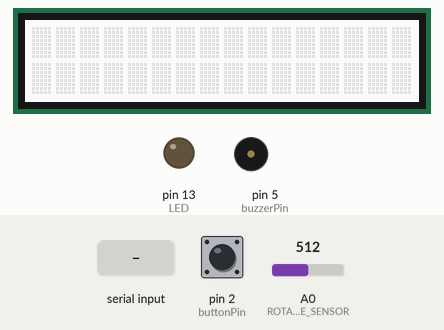
Recording of a sketch running on a simulated Arduino Uno, built with avr-gcc and run on an emulated ATmega328P. Shown: 16×2 character LCD, output pins drawn as LEDs (lit = HIGH), buzzer (waves = sounding, pin HIGH). The inputs (shaded band) are chosen by the test bench; at power-on: pin 2 (buttonPin) HIGH, A0 (ROTARY_ANGLE_SENSOR) = 512. What the sketch prints to the serial monitor is not drawn.

Above: at 1.2 s.
1.3 s: "Group 1\n" received over Serial
At 2.64 s:
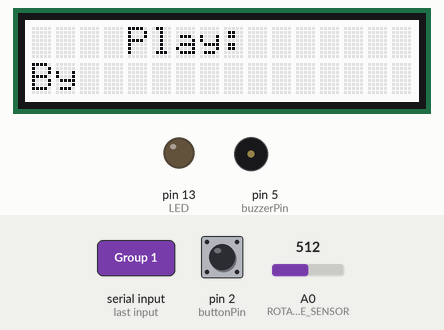
4.3 s: pin 2 (buttonPin) pulled LOW for 1 s
6.8 s: A0 (ROTARY_ANGLE_SENSOR) set to 140
At 8.5 s:
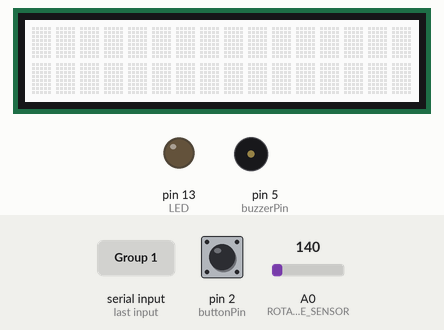
9.8 s: A0 (ROTARY_ANGLE_SENSOR) set to 180
At 11.47 s:
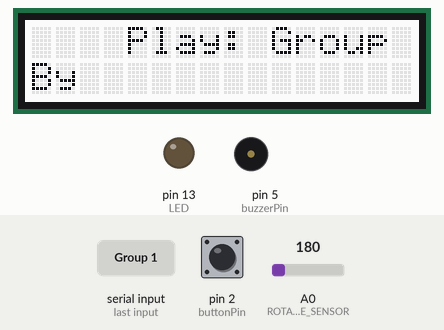
12.8 s: pin 2 (buttonPin) pulled LOW for 3.2 s
17.5 s: A0 (ROTARY_ANGLE_SENSOR) set to 122
At 21.88 s:
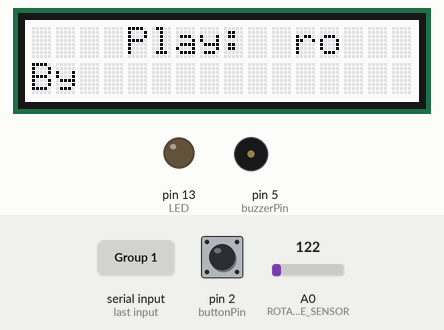
Timing chart, 0 to 23.4 s (numbered marks = the images above; inputs shaded):
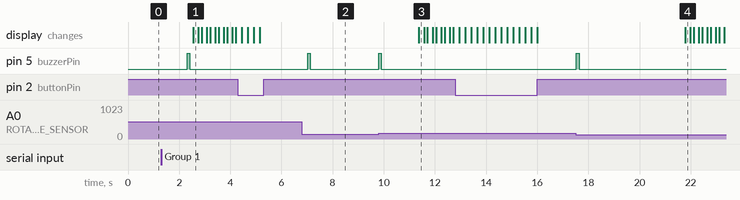

The sketch:

spotifyJukebox.ino
```cpp
#include <Wire.h>
#include "rgb_lcd.h"
#define ROTARY_ANGLE_SENSOR A0
#define LED 13  //the Grove - LED is connected to PWM pin D3 of Arduino
#define ADC_REF 5 //reference voltage of ADC is 5v.If the Vcc switch on the seeeduino
                    //board switches to 3V3, the ADC_REF should be 3.3
#define GROVE_VCC 5 //VCC of the grove interface is normally 5v
#define FULL_ANGLE 300 //full value of the rotary angle is 300 degrees

//////
const int buzzerPin = 5;  // Replace with the actual pin number for your buzzer
int previousGroup = -1;   // Initialize previousGroup to an out-of-range value
//////
const int buttonPin = 2;  // Replace with the actual pin number where your button is connected
const int bufferSize = 64;  // Maximum size of the input buffer
char inputBuffer[bufferSize];  // Buffer to store incoming characters
String receivedString = "";  // String to store the received message
boolean newData = false;
rgb_lcd lcd;
const int numRows = 6;  // Number of rows
const int numCols = 2;  // Number of columns
int rotateNum;
//String inputString = "The Box, Roddy Ricch, Box Fan Rest Sound, Fan Sounds,Box Fan Sound,Tmsoft’s White Noise Sleep Sounds,10 Hour Box Fan (No Distractions),Big Fan,Box of Rain - 2013 Remaster,Grateful Dead,Box #10,Jim Croce";  // Replace this with your comma-separated string
String inputString = "";
String myArray[numRows][numCols];
 int doThis= 1;
void setup() {
  lcd.begin(16, 2);
  Serial.begin(9600); // start the serial port at 9600 baud
  pinMode(buttonPin, INPUT_PULLUP);  // Set the button pin as an input with internal pull-up resistor

    pinMode(ROTARY_ANGLE_SENSOR, INPUT);
      pinMode(LED,OUTPUT);

     pinMode(buzzerPin, OUTPUT);

}


void loop() {

//get text

if (doThis == 1) {
   if (Serial.available()) {
     inputString = Serial.readString();

        doThis=2;
    parseCSV(inputString);
   // Serial.println(inputString);
    }
}

if (doThis==2 ){

   //Serial.println(doThis);

   //String input = Serial.read();
  //songText = input;

rotateNum = rotat(rotateNum);
      // Define the text to be scrolled in the first row
//  String songText = "Now Playing: list";
  //String artistText = "Artist: You ;) ";

 String songText = myArray[rotateNum-1][0];
String artistText = myArray[rotateNum-1][1];

//songText += "    Now playing: ";
songText= "    Play: " + songText;
//


artistText = "By " + artistText;


  // Calculate the length of the longer text (either songText or artistText)
  int maxTextLength = max(songText.length(), artistText.length());

  // Loop to scroll both texts from right to left
  for (int i = 0; i <= maxTextLength + 16; i++) {
    lcd.clear();


rotateNum = rotat(rotateNum);

  if (digitalRead(buttonPin) == HIGH) {
 //   Serial.println("boop");
    Serial.println(rotateNum);  // Send "1" to the serial console
    delay(100);  // Add a delay to debounce the button (adjust as needed)
  }

    // Display the first row (songText)
    lcd.setCursor(0, 0);
    for (int j = 0; j < 16; j++) {
      int charIndex = i + j;
      if (charIndex >= 0 && charIndex < songText.length()) {
        lcd.print(songText[charIndex]);
      } else {
        lcd.print(" ");
      }
    }

    // Display the second row (artistText)
    lcd.setCursor(0, 1);
    for (int j = 0; j < 16; j++) {
      int charIndex = i + j;
      if (charIndex >= 0 && charIndex < artistText.length()) {
        lcd.print(artistText[charIndex]);
      } else {
        lcd.print(" ");
      }
    }

    // Delay to control the scrolling speed
    delay(200);
  }
}

}

void parseCSV(String csvString) {
  int row = 0;
  int col = 0;

  // Split the input string into tokens using the comma as the delimiter
  char *token = strtok(const_cast<char*>(csvString.c_str()), ",");

  while (token != NULL && row < numRows) {
    // Store the token in the 2D array
    myArray[row][col] = String(token);

    // Move to the next column
    col++;

    // If we have reached the end of a row, move to the next row and reset the column counter
    if (col == numCols) {
      col = 0;
      row++;
    }

    // Get the next token
    token = strtok(NULL, ",");
  }

  // Print the 2D array to verify the values
  for (int i = 0; i < numRows; i++) {
    for (int j = 0; j < numCols; j++) {
     // Serial.print(myArray[i][j]);
     // Serial.print('\t');  // Add a tab for formatting
    }
  //  Serial.println();  // Move to the next line for the next row
  }
}

int rotat(int previousGroup) {


 float voltage;
    int sensor_value = analogRead(ROTARY_ANGLE_SENSOR);
    voltage = (float)sensor_value*ADC_REF/1023;
    float degrees = (voltage*FULL_ANGLE)/GROVE_VCC;
  //  Serial.println("The angle between the mark and the starting position:");
  int currentGroup = -1;


if (degrees >= 0 && degrees <= 50) {
 // Serial.println("Group 1");
  currentGroup = 0;
  //return 1;
} else if (degrees > 50 && degrees <= 100) {
//  Serial.println("Group 2");
  currentGroup = 1;
  //return 2;
} else if (degrees > 100 && degrees <= 150) {
//  Serial.println("Group 3");
  currentGroup = 2;
  //return 3;
} else if (degrees > 150 && degrees <= 200) {
 // Serial.println("Group 4");
  currentGroup = 3;
  //return 4;
} else if (degrees > 200 && degrees <= 250) {
  //Serial.println("Group 5");
  currentGroup = 4;
  //return 5;
} else if (degrees > 250 && degrees <= 300) {
 // Serial.println("Group 6");
  currentGroup = 5;
  //return 6;
} else {

  Serial.println("Degrees out of range");
}
//  Serial.println("oppp");
  if (currentGroup != previousGroup) {
    // Buzzer buzzes when the group changes
  //  Serial.println("ahh");
    buzzBuzzer();

   // Print the corresponding group to Serial
    // Serial.print("Group ");
     // Serial.println(currentGroup);

    // Update previousGroup
    previousGroup = currentGroup;
  return currentGroup;

  }

    int brightness;

  }


void buzzBuzzer() {
  digitalWrite(buzzerPin, HIGH);
  delay(100);  // Adjust this delay to control the buzzer duration
  digitalWrite(buzzerPin, LOW);
}
```

Measured:
- the behaviour switches between 170 and 171 on A0 (ROTARY_ANGLE_SENSOR) (found by bisection; images 2 and 3)
- after the input at 1.3 s, pin 5 (buzzerPin): LOW → HIGH after 1.0 s, → LOW 0.10 s later; the display: changes after 1.2 s (image 1)
- after the input at 6.8 s, pin 5 (buzzerPin): LOW → HIGH after 0.23 s, → LOW 0.10 s later
- after the input at 9.8 s, pin 5 (buzzerPin): LOW → HIGH at once, → LOW 0.10 s later; the display: changes after 1.6 s (image 3)
- after the input at 17.5 s, pin 5 (buzzerPin): LOW → HIGH at once, → LOW 0.10 s later; the display: changes after 4.3 s (image 4)
